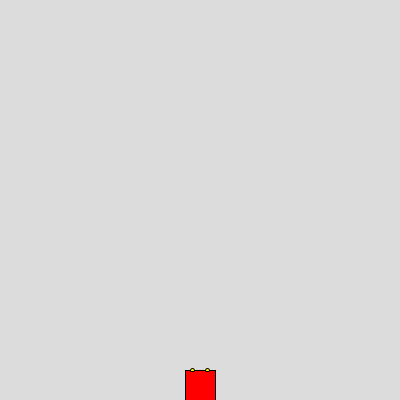
Frame 1 (no input)
Frame 60 (the mouse pressed at the canvas centre just before this capture): identical to frame 1, image omitted
Frame 120 (the mouse held since frame 60 and released just before this capture): identical to frame 1, image omitted

The Processing sketch that drew this single still picture (run headless with seeded random() and noise(); from frame 60 on, the mouse is pressed at the canvas centre):

// Processing sketch: Ex_5
// ── Ex_5.pde
/*
Adrian Copta | FAF-223
Varianta 1
Exercise 1.5
*/


PVector position;
PVector velocity;
PVector acceleration;
float carSize = 30;
float maxSpeed = 4;
float accelerationRate = 0.2;
float brakeRate = 0.4;
boolean accelerate = false;
boolean brake = false;

void setup() {
  size(400, 400);
  position = new PVector(width / 2, height, carSize * 2);
  velocity = new PVector(0, 0);
  acceleration = new PVector(0, 0);
}

void draw() {
  background(220);

  // Check user input
  if (accelerate) {
    acceleration = new PVector(0, -accelerationRate); // Accelerate upwards
  } else if (brake) {
    acceleration = new PVector(0, brakeRate); // Brake downwards
  } else {
    acceleration.mult(0); // No input, no acceleration
  }

  // Update velocity and limit speed
  velocity.add(acceleration);
  velocity.limit(maxSpeed);

  // Update position
  position.add(velocity);

  // Check and correct position if it goes out of bounds
  if (position.y < -carSize) {
    position.y = height;
  }

  // Draw the car
  fill(255, 0, 0);
  rectMode(CENTER);
  pushMatrix();
  translate(position.x, position.y);
  rotate(PI); // Rotate the car 180 degrees to move from bottom to top
  rect(0, 0, carSize, carSize * 2);
  popMatrix();
  
 // Draw the car lights
  fill(255, 50, 0); 
  ellipse(position.x - carSize / 2, position.y + carSize, carSize / 4, carSize / 4);
  ellipse(position.x + carSize / 2, position.y + carSize, carSize / 4, carSize / 4);
  
  fill(255, 255, 0); 
  ellipse(position.x - carSize / 4, position.y - carSize, carSize / 8, carSize / 8);
  ellipse(position.x + carSize / 4, position.y - carSize, carSize / 8, carSize / 8);
}

void keyPressed() {
  if (key == CODED) {
    if (keyCode == UP) {
      accelerate = true;
    } else if (keyCode == DOWN) {
      brake = true;
    }
  }
}

void keyReleased() {
  if (key == CODED) {
    if (keyCode == UP) {
      accelerate = false;
    } else if (keyCode == DOWN) {
      brake = false;
    }
  }
}
